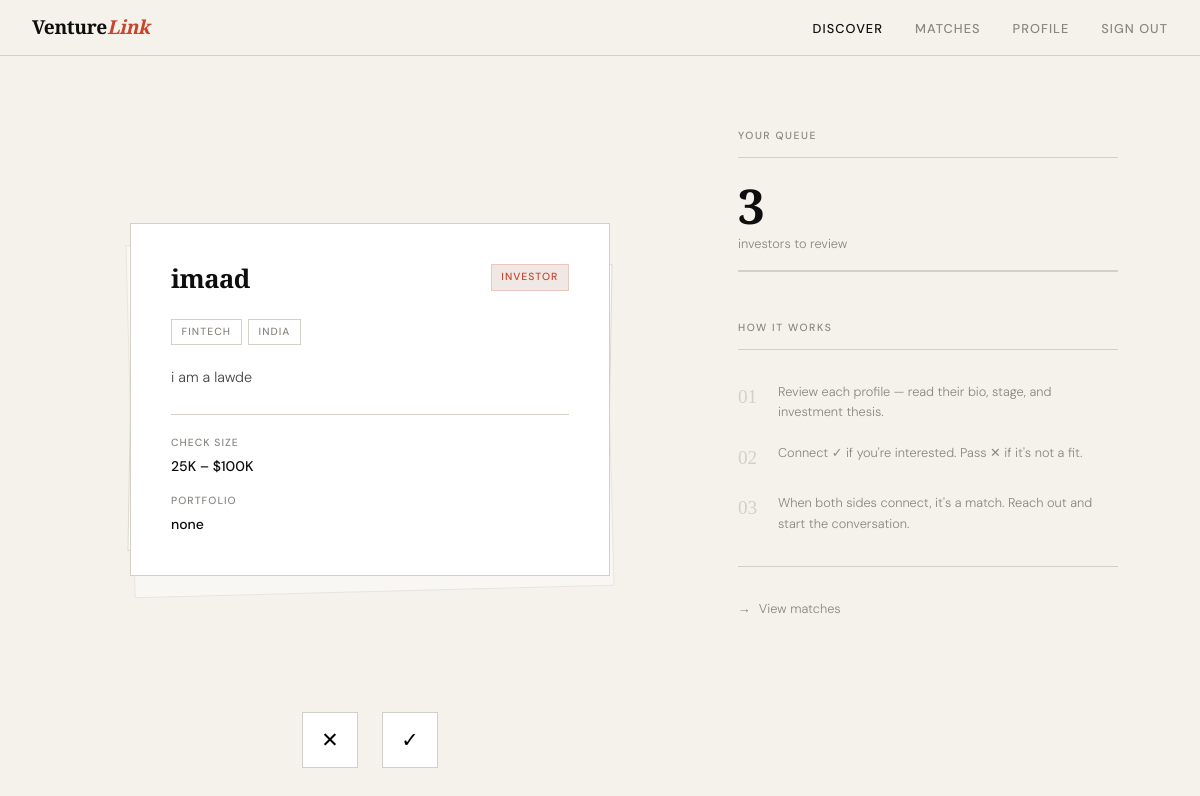
Page /swipe/ (signed in) on the committed database.
### app/models.py (models this page shows, shortened)
class User(db.Model, UserMixin):
    id = db.Column(db.Integer, primary_key=True)
    email = db.Column(db.String(120), unique=True, nullable=False)
    password = db.Column(db.String(60), nullable=False)
    role = db.Column(db.String(10), nullable=False)  # 'startup' or 'investor'
    created_at = db.Column(db.DateTime, default=datetime.utcnow)
    profile = db.relationship('Profile', backref='user', uselist=False, cascade='all, delete-orphan')
    swipes_given = db.relationship('Swipe', foreign_keys='Swipe.swiper_id', backref='swiper', lazy='dynamic')
    swipes_received = db.relationship('Swipe', foreign_keys='Swipe.swiped_id', backref='swiped', lazy='dynamic')
    matches_a = db.relationship('Match', foreign_keys='Match.user_a_id', backref='user_a', lazy='dynamic')
    matches_b = db.relationship('Match', foreign_keys='Match.user_b_id', backref='user_b', lazy='dynamic')

class Profile(db.Model):
    id = db.Column(db.Integer, primary_key=True)
    user_id = db.Column(db.Integer, db.ForeignKey('user.id'), nullable=False)
    name = db.Column(db.String(100), nullable=False)
    bio = db.Column(db.Text, nullable=False)
    industry = db.Column(db.String(50), nullable=False)
    location = db.Column(db.String(100))
    website = db.Column(db.String(200))
    updated_at = db.Column(db.DateTime, default=datetime.utcnow, onupdate=datetime.utcnow)
    stage = db.Column(db.String(30))         # pre-seed, seed, series-a, etc.
    funding_ask = db.Column(db.String(50))   # e.g. "$500K"
    team_size = db.Column(db.Integer)
    check_size = db.Column(db.String(50))    # e.g. "$50K–$500K"
    thesis = db.Column(db.Text)
    portfolio = db.Column(db.String(300))

### app/swipe/routes.py (the view)
@swipe_bp.route('/')
@login_required
def deck():
    if not current_user.profile:
        return redirect(url_for('profiles.edit'))
    candidates = get_candidates()
    return render_template('swipe/deck.html', candidates=candidates)

### app/models.py (called while the page is built)
@login_manager.user_loader
def load_user(user_id):
    return User.query.get(int(user_id))

### app/swipe/routes.py (called while the page is built)
def get_candidates():
    opposite = 'investor' if current_user.role == 'startup' else 'startup'
    swiped_ids = [s.swiped_id for s in current_user.swipes_given.all()]
    candidates = (
        User.query
        .filter(User.role == opposite)
        .filter(User.id != current_user.id)
        .filter(~User.id.in_(swiped_ids))
        .join(User.profile)
        .all()
    )
    return [c for c in candidates if c.profile]

### app/templates/swipe/deck.html (shortened to what this page needs)
{% extends 'base.html' %}
{% block content %}
<div class="deck-layout">
    <div>
        <div class="card-area" id="card-area">
            {% if candidates %}
                {% for user in candidates %}
                <div class="swipe-card" data-id="{{ user.id }}">
                    <div class="card-header">
                        <div class="card-name">{{ user.profile.name }}</div>
                        <span class="tag {{ user.role }}">{{ user.role }}</span>
                    </div>
                    <div class="card-meta">
                        <span class="tag">{{ user.profile.industry | replace('_', ' ') | title }}</span>
                        {% if user.profile.location %}
                        <span class="tag">{{ user.profile.location }}</span>
                        {% endif %}
                    </div>
                    <p class="card-bio">{{ user.profile.bio }}</p>
                    <div class="card-details">
                        {% if user.role == 'startup' %}
                            {% if user.profile.funding_ask %}
                            <div class="detail-item">
                                <div class="detail-label">Raising</div>
                                <div class="detail-val">{{ user.profile.funding_ask }}</div>
                            </div>
                            {% endif %}
                            {% if user.profile.team_size %}
                            <div class="detail-item">
                                <div class="detail-label">Team</div>
                                <div class="detail-val">{{ user.profile.team_size }} people</div>
                            </div>
                            {% endif %}
                            {% if user.profile.website %}
                            <div class="detail-item" style="grid-column: 1/-1;">
                                <div class="detail-label">Website</div>
                                <div class="detail-val">
                                    <a href="{{ user.profile.website }}" target="_blank" style="color:var(--accent); text-decoration:none; font-size:0.8rem;">{{ user.profile.website | replace('https://','') | replace('http://','') | truncate(40) }}</a>
                                </div>
                            </div>
                            {% endif %}
                        {% else %}
                            {% if user.profile.check_size %}
                            <div class="detail-item">
                                <div class="detail-label">Check Size</div>
                                <div class="detail-val">{{ user.profile.check_size | replace('_', ' – $') | replace('k', 'K') }}</div>
                            </div>
                            {% endif %}
                            {% if user.profile.portfolio %}
                            <div class="detail-item" style="grid-column:1/-1;">
                                <div class="detail-label">Portfolio</div>
                                <div class="detail-val">{{ user.profile.portfolio | truncate(60) }}</div>
                            </div>
                            {% endif %}
                        {% endif %}
                    </div>
                </div>
                {% endfor %}
            {% else %}
                <div class="empty-state">
                    <h2>You've seen everyone.</h2>
                    <p>Check back soon as new {{ 'investors' if current_user.role == 'startup' else 'founders' }} join the network.</p>
                    <a href="{{ url_for('matches.list') }}" class="btn">View your matches</a>
                </div>
            {% endif %}
        </div>
        {% if candidates %}
        <div class="action-btns">
            <button class="action-btn pass" id="btn-pass" title="Pass">✕</button>
            <button class="action-btn connect" id="btn-connect" title="Connect">✓</button>
        </div>
        {% endif %}
    </div>
    <div class="deck-sidebar">
        <div class="sidebar-heading">Your queue</div>
        <div class="progress-info">
            <div class="progress-num" id="remaining-count">{{ candidates | length }}</div>
            <div class="progress-label">{{ 'investors' if current_user.role == 'startup' else 'founders' }} to review</div>
            <div class="progress-bar-wrap">
            </div>
        </div>
        <div class="sidebar-heading">How it works</div>
        <div class="how-it-works">
            <div class="how-step">
                <span class="how-num">01</span>
                <span class="how-text">Review each profile — read their bio, stage, and investment thesis.</span>
            </div>
            <div class="how-step">
                <span class="how-num">02</span>
                <span class="how-text">Connect ✓ if you're interested. Pass ✕ if it's not a fit.</span>
            </div>
            <div class="how-step">
                <span class="how-num">03</span>
                <span class="how-text">When both sides connect, it's a match. Reach out and start the conversation.</span>
            </div>
        </div>
        <hr class="rule">
        <a href="{{ url_for('matches.list') }}" style="font-size:0.8rem; color: var(--muted); text-decoration:none; display:flex; align-items:center; gap:0.5rem;">
            <span>→</span> View matches
        </a>
    </div>
</div>
{% endblock %}

### app/templates/base.html (style rules this page uses)
*, *::before, *::after { box-sizing: border-box; margin: 0; padding: 0; }
:root { --ink: #0e0e0e; --paper: #f5f2ec; --muted: #8a8680; --rule: #d4cfc7; --accent: #c8442a; --accent-light: #f0e8e5; --success: #2d6a4f; --card-bg: #ffffff; --font-display: 'Playfair Display', Georgia, serif; --font-body: 'DM Sans', sans-serif; }
html { font-size: 16px; }
body { font-family: var(--font-body); background: var(--paper); color: var(--ink); min-height: 100vh; font-weight: 300; line-height: 1.6; }
.rule { border: none; border-top: 1px solid var(--rule); margin: 2rem 0; }
.tag { display: inline-block; font-size: 0.65rem; font-weight: 500; letter-spacing: 0.1em; text-transform: uppercase; padding: 0.25rem 0.6rem; border: 1px solid var(--rule); color: var(--muted); }
.tag.investor { border-color: #c8442a33; color: var(--accent); background: var(--accent-light); }

### app/templates/swipe/deck.html (style rules this page uses)
.deck-layout { display: grid; grid-template-columns: 1fr 380px; gap: 5rem; align-items: start; padding-top: 1rem; }
.card-area { position: relative; min-height: 560px; display: flex; align-items: center; justify-content: center; }
.swipe-card { position: absolute; width: 100%; max-width: 480px; background: var(--card-bg); border: 1px solid var(--rule); padding: 2.5rem; cursor: grab; user-select: none; transition: transform 0.08s ease, box-shadow 0.08s ease; will-change: transform; }
.swipe-card:nth-child(2) { transform: translateY(8px) rotate(1deg); z-index: 1; opacity: 0.7; }
.swipe-card:nth-child(3) { transform: translateY(16px) rotate(-1.5deg); z-index: 0; opacity: 0.4; }
.swipe-card:first-child { z-index: 10; }
.card-header { display: flex; justify-content: space-between; align-items: flex-start; margin-bottom: 1.5rem; }
.card-name { font-family: var(--font-display); font-size: 1.6rem; font-weight: 600; letter-spacing: -0.02em; line-height: 1.2; }
.card-meta { display: flex; flex-wrap: wrap; gap: 0.4rem; margin-bottom: 1.25rem; }
.card-bio { font-size: 0.9rem; line-height: 1.7; color: #444; margin-bottom: 1.5rem; display: -webkit-box; -webkit-line-clamp: 4; -webkit-box-orient: vertical; overflow: hidden; }
.card-details { border-top: 1px solid var(--rule); padding-top: 1.25rem; display: grid; grid-template-columns: 1fr 1fr; gap: 1rem; }
.detail-item .detail-label { font-size: 0.65rem; font-weight: 500; letter-spacing: 0.1em; text-transform: uppercase; color: var(--muted); margin-bottom: 0.2rem; }
.detail-item .detail-val { font-size: 0.875rem; font-weight: 500; color: var(--ink); }
.action-btns { display: flex; justify-content: center; gap: 1.5rem; margin-top: 2rem; }
.action-btn { width: 56px; height: 56px; border: 1px solid var(--rule); background: var(--card-bg); cursor: pointer; display: flex; align-items: center; justify-content: center; font-size: 1.3rem; transition: border-color 0.15s, transform 0.1s, background 0.15s; flex-shrink: 0; }
.deck-sidebar { padding-top: 0.5rem; }
.sidebar-heading { font-size: 0.65rem; font-weight: 500; letter-spacing: 0.15em; text-transform: uppercase; color: var(--muted); margin-bottom: 1.5rem; padding-bottom: 0.75rem; border-bottom: 1px solid var(--rule); }
.progress-info { margin-bottom: 3rem; }
.progress-num { font-family: var(--font-display); font-size: 3rem; font-weight: 600; line-height: 1; margin-bottom: 0.25rem; }
.progress-label { font-size: 0.8rem; color: var(--muted); }
.progress-bar-wrap { margin-top: 1rem; height: 2px; background: var(--rule); position: relative; }
.how-it-works { margin-top: 2rem; }
.how-step { display: flex; gap: 1rem; align-items: flex-start; margin-bottom: 1.25rem; }
.how-num { font-family: var(--font-display); font-size: 1.2rem; font-weight: 400; color: var(--rule); flex-shrink: 0; width: 1.5rem; }
.how-text { font-size: 0.8rem; color: var(--muted); line-height: 1.6; }

### rows in the picture
User: profile.name "imaad", role "INVESTOR", profile.industry "FINTECH", profile.location "INDIA", profile.bio "i am a lawde", profile.check_size "25K – $100K", profile.portfolio "none"
User: role "investors"

### other values in the picture
{{ candidates | length }} "3"
